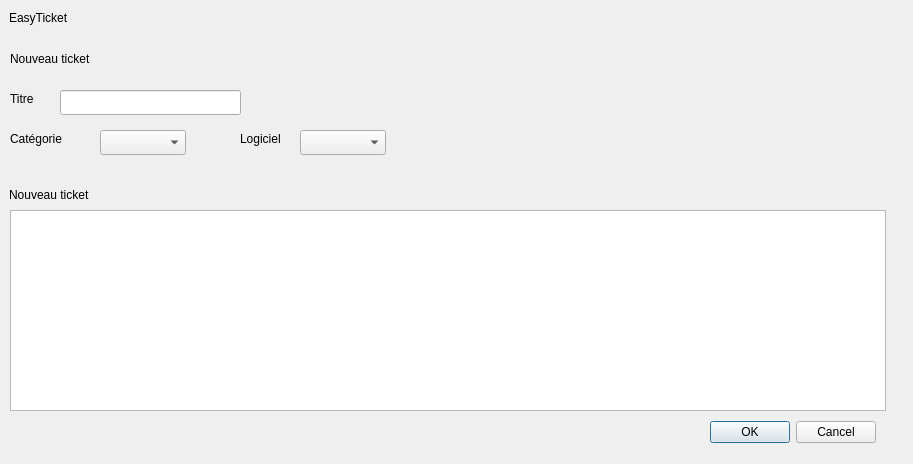
<?xml version="1.0" encoding="UTF-8"?>
<ui version="4.0">
 <class>CreationTicket</class>
 <widget class="QDialog" name="CreationTicket">
  <property name="geometry">
   <rect>
    <x>0</x>
    <y>0</y>
    <width>913</width>
    <height>464</height>
   </rect>
  </property>
  <property name="windowTitle">
   <string>Dialog</string>
  </property>
  <widget class="QDialogButtonBox" name="comboBoxResultat">
   <property name="geometry">
    <rect>
     <x>710</x>
     <y>420</y>
     <width>166</width>
     <height>25</height>
    </rect>
   </property>
   <property name="orientation">
    <enum>Qt::Horizontal</enum>
   </property>
   <property name="standardButtons">
    <set>QDialogButtonBox::Cancel|QDialogButtonBox::Ok</set>
   </property>
  </widget>
  <widget class="QLabel" name="labelLogiciel">
   <property name="geometry">
    <rect>
     <x>240</x>
     <y>130</y>
     <width>53</width>
     <height>17</height>
    </rect>
   </property>
   <property name="text">
    <string>Logiciel</string>
   </property>
  </widget>
  <widget class="QLabel" name="labelCategorie">
   <property name="geometry">
    <rect>
     <x>10</x>
     <y>130</y>
     <width>67</width>
     <height>17</height>
    </rect>
   </property>
   <property name="text">
    <string>Catégorie</string>
   </property>
  </widget>
  <widget class="QComboBox" name="comboBoxLogiciel">
   <property name="geometry">
    <rect>
     <x>300</x>
     <y>130</y>
     <width>86</width>
     <height>25</height>
    </rect>
   </property>
  </widget>
  <widget class="QLabel" name="labelEasyTicket">
   <property name="geometry">
    <rect>
     <x>9</x>
     <y>9</y>
     <width>72</width>
     <height>17</height>
    </rect>
   </property>
   <property name="text">
    <string>EasyTicket</string>
   </property>
  </widget>
  <widget class="QLabel" name="labelTitre">
   <property name="geometry">
    <rect>
     <x>10</x>
     <y>90</y>
     <width>33</width>
     <height>17</height>
    </rect>
   </property>
   <property name="text">
    <string>Titre</string>
   </property>
  </widget>
  <widget class="QLabel" name="labelNouveauTicket">
   <property name="geometry">
    <rect>
     <x>10</x>
     <y>50</y>
     <width>103</width>
     <height>17</height>
    </rect>
   </property>
   <property name="text">
    <string>Nouveau ticket</string>
   </property>
  </widget>
  <widget class="QComboBox" name="comboBoxCategorie">
   <property name="geometry">
    <rect>
     <x>100</x>
     <y>130</y>
     <width>86</width>
     <height>25</height>
    </rect>
   </property>
  </widget>
  <widget class="QLineEdit" name="champTitre">
   <property name="geometry">
    <rect>
     <x>60</x>
     <y>90</y>
     <width>181</width>
     <height>25</height>
    </rect>
   </property>
  </widget>
  <widget class="QLabel" name="labelMessage">
   <property name="geometry">
    <rect>
     <x>9</x>
     <y>186</y>
     <width>103</width>
     <height>17</height>
    </rect>
   </property>
   <property name="text">
    <string>Nouveau ticket</string>
   </property>
  </widget>
  <widget class="QTextEdit" name="champMessage">
   <property name="geometry">
    <rect>
     <x>10</x>
     <y>210</y>
     <width>876</width>
     <height>201</height>
    </rect>
   </property>
  </widget>
 </widget>
 <resources/>
 <connections>
  <connection>
   <sender>comboBoxResultat</sender>
   <signal>rejected()</signal>
   <receiver>CreationTicket</receiver>
   <slot>reject()</slot>
   <hints>
    <hint type="sourcelabel">
     <x>316</x>
     <y>260</y>
    </hint>
    <hint type="destinationlabel">
     <x>286</x>
     <y>274</y>
    </hint>
   </hints>
  </connection>
  <connection>
   <sender>comboBoxResultat</sender>
   <signal>accepted()</signal>
   <receiver>CreationTicket</receiver>
   <slot>accept()</slot>
   <hints>
    <hint type="sourcelabel">
     <x>248</x>
     <y>254</y>
    </hint>
    <hint type="destinationlabel">
     <x>157</x>
     <y>274</y>
    </hint>
   </hints>
  </connection>
 </connections>
</ui>
